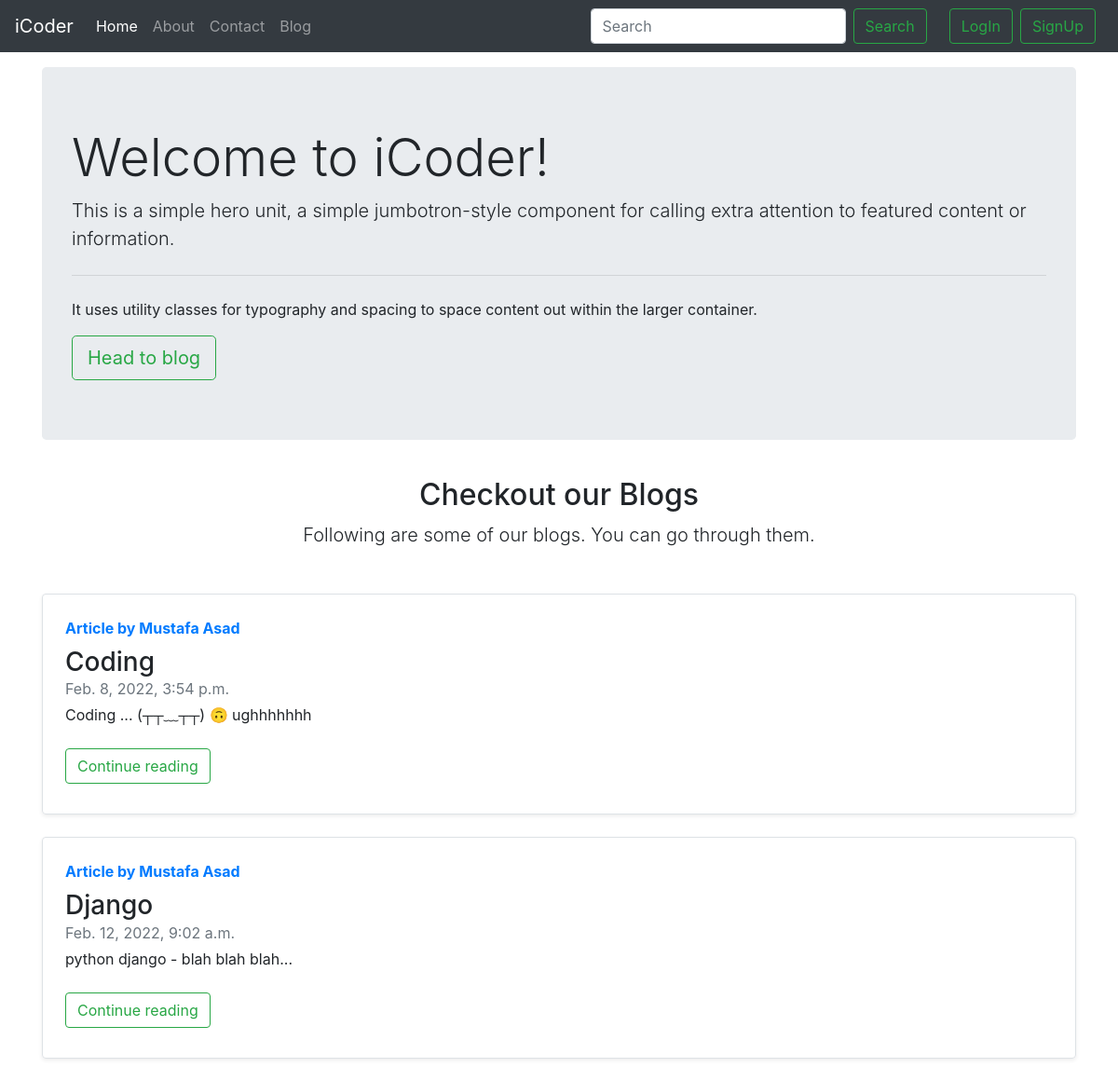
The page / on the database its author committed.
### blog/models.py (models this page shows, shortened)
class Post(models.Model):
    sno=models.AutoField(primary_key=True)
    title=models.CharField(max_length=100)
    author=models.CharField(max_length=30)
    content=models.TextField()
    timestamp=models.DateTimeField(blank=True)
    slug=models.CharField(max_length=100)
    views=models.IntegerField(default=0)

### home/views.py (the view)
# urls.py: path('', views.home, name='home'),
def home(request):
    allposts=Post.objects.all()
    context={'allposts':allposts}
    return render(request,'home/home.html',context)

### templates/home/home.html (shortened to what this page needs)
{% extends 'base.html' %}
{% block homeactive %}active{% endblock homeactive %}
{% block body %}
<div class="container my-3">
    <div class="jumbotron">
        <h1 class="display-4">Welcome to iCoder!</h1>
        <p class="lead">This is a simple hero unit, a simple jumbotron-style component for calling extra attention to featured content or information.</p>
        <hr class="my-4">
        <p>It uses utility classes for typography and spacing to space content out within the larger container.</p>
        <a class="btn btn-outline-success my-2 my-sm-0 btn-lg" href="/blog" role="button">Head to blog</a>
    </div>
</div>
<div class="py-2 text-center">
    <h2>Checkout our Blogs</h2>
    <p class="lead">Following are some of our blogs. You can go through them.</p>
</div>
<div class="container">
    {% for post in allposts %}
    <div class="row no-gutters border rounded overflow-hidden flex-md-row my-4 shadow-sm h-md-250 position-relative">
        <div class="col p-4 d-flex flex-column position-static">
          <strong class="d-inline-block mb-2 text-primary">Article by {{post.author}} </strong>
          <h3 class="mb-0">{{post.title}} </h3>
          <div class="mb-1 text-muted">{{post.timestamp}} </div>
          <p class="card-text mb-auto"><div class="preview">{{post.content|safe|truncatechars:100}}</div> </p>
          <div class="my-2">
            <a href="/blog/{{post.slug}}" role="button" class="btn btn-outline-success my-2 my-sm-0">Continue reading</a>
          </div>
        </div>
    </div>
    {% endfor %}
</div>
{% endblock body %}

### rows shown on the page
Post: author "Mustafa Asad", title "Coding", timestamp "Feb. 8, 2022, 3:54 p.m."
Post: author "Mustafa Asad", title "Django", timestamp "Feb. 12, 2022, 9:02 a.m."
